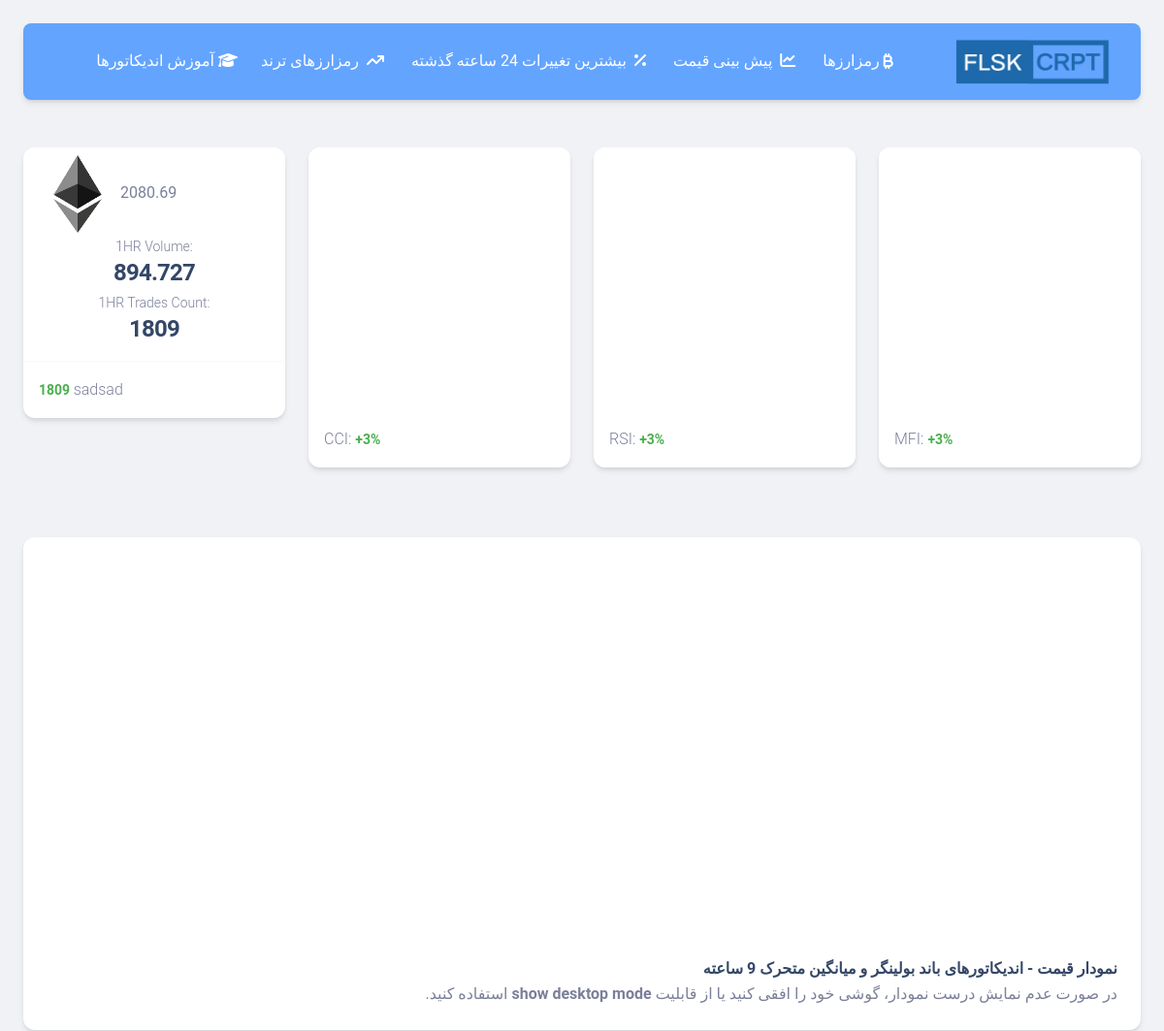
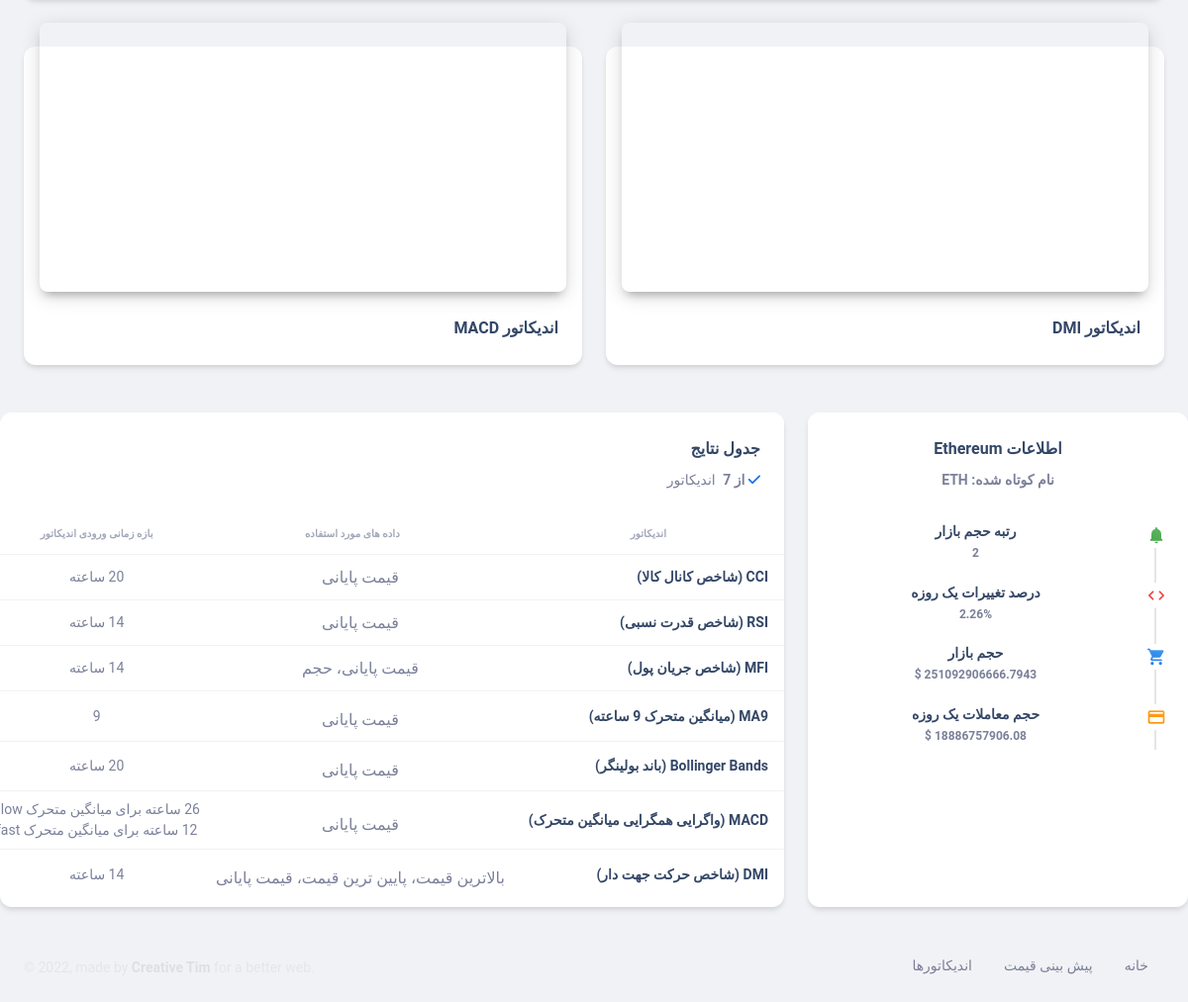
The app's page /expectation/ETH with its own data (2 pictures, top to bottom).
### models.py (models this page shows)
class expectation(db.Model):
    id=db.Column(db.Integer, primary_key=True)
    ShortName=db.Column(db.String(30))
    time_Open=db.Column(db.String(30))
    Open=db.Column(db.Float)
    Close=db.Column(db.Float)
    High=db.Column(db.Float)
    Low=db.Column(db.Float)
    Volume=db.Column(db.Float)
    trades_Count=db.Column(db.Integer)

class Coins_Table(db.Model):
    id=db.Column(db.Integer, primary_key=True, autoincrement=True)
    ShortName=db.Column(db.String(10))
    FullName=db.Column(db.String(20))
    price=db.Column(db.Float)
    percent=db.Column(db.Float)
    marketcap=db.Column(db.Float)
    volume=db.Column(db.Float)

### views.py (the view)
@app.route("/expectation/<coin_name>")
def expectation_page(coin_name):
    from sqlalchemy import or_,func
    Coin = models.Coins_Table.query.filter(
    or_(models.Coins_Table.ShortName.ilike(coin_name),models.Coins_Table.FullName.ilike(coin_name))
    ).first()
    data=models.Expectation_Finder(Coin.ShortName)
    return render_template('expectation/index.html',data=data,Coin=Coin)

### models.py (called while the page is built)
def Expectation_Finder(short_name):
    expect_data=expectation.query.filter_by(ShortName=short_name).group_by(expectation.time_Open).all()
    return expect_data

### templates/expectation/index.html (shortened to what this page needs)
{% extends 'base.html' %}
{% block head %}
  <link id="pagestyle" href="{{url_for('static',filename='css/material-dashboard.css')}}" rel="stylesheet" />
{% endblock head %}
{% block content %}
<div class="g-sidenav-show  bg-gray-200 mt-8">
  <main class="main-content position-relative max-height-vh-100 h-100 border-radius-lg ">
    <div class="container-fluid py-4">
      <div class="row mb-5">
        <div class="col-xl-3 col-sm-6 mb-xl-0 mb-4">
          <div class="card">
            <div class="card-header p-3 pt-2">
              <img src="/uploads/coins/{{data[0].ShortName}}.png" alt="" style="width:5rem;">
              <span>{{data[-1].Close}}</span>
              <div class="text-center pt-1">
                <p class="text-sm mb-0 text-capitalize">1HR Volume:</p>
                <h4 class="mb-0">{{data[-1].Volume}}</h4>
              </div>
              <div class="text-center pt-1">
                <p class="text-sm mb-0 text-capitalize">1HR Trades Count:</p>
                <h4 class="mb-0">{{data[-1].trades_Count}}</h4>
              </div>
            </div>
            <hr class="dark horizontal my-0">
            <div class="card-footer p-3">
              <p class="mb-0"><span class="text-success text-sm font-weight-bolder">{{data[-1].trades_Count}} </span>sadsad</p>
            </div>
          </div>
        </div>
        <div class="col-xl-3 col-sm-6 mb-xl-0 mb-4">
          <div class="card">
            <div class="card-header p-3">
              <div id="chartdiv" class="chartdiv"></div>
            </div>
            <div class="card-footer p-3">
              <p class="mb-0">CCI: <span class="text-success text-sm font-weight-bolder cci">+3% </span></p>
            </div>
          </div>
        </div>
        <div class="col-xl-3 col-sm-6 mb-xl-0 mb-4">
          <div class="card">
            <div class="card-header p-3">
              <div id="chartdiv2" class="chartdiv"></div>
            </div>
            <div class="card-footer p-3">
              <p class="mb-0">RSI: <span class="text-success text-sm font-weight-bolder rsi">+3% </span></p>
            </div>
          </div>
        </div>
        <div class="col-xl-3 col-sm-6 mb-xl-0 mb-4">
          <div class="card">
            <div class="card-header p-3">
              <div id="MFI" class="chartdiv"></div>
            </div>
            <div class="card-footer p-3">
              <p class="mb-0">MFI: <span class="text-success text-sm font-weight-bolder mfi">+3% </span></p>
            </div>
          </div>
        </div>
      </div>
      <div class="row mt-4">
        <div class="col-md-12 mt-4 mb-4">
          <div class="card z-index-2 ">
            <div class="card-header p-0 position-relative mt-n4 mx-3 z-index-2 bg-transparent">
              <div class="border-radius-lg py-3 pe-1">
                <div id="price-chart" class="rem-25">
                </div>
              </div>
            </div>
            <div class="card-body text-end rtl">
              <h6 class="mb-0 ">نمودار قیمت - اندیکاتورهای باند بولینگر و میانگین متحرک 9 ساعته</h6>
              <span>در صورت عدم نمایش درست نمودار، گوشی خود را افقی کنید یا از قابلیت <strong>show desktop mode</strong> استفاده کنید.</span>
            </div>
          </div>
        </div>
        <div class="col-md-6 mt-4 mb-4">
          <div class="card z-index-2  ">
            <div class="card-header p-0 position-relative mt-n4 mx-3 z-index-2 bg-transparent">
              <div class="shadow-dark border-radius-lg py-3 pe-1">
                <div id="MACD" class="chartdiv">
                </div>
              </div>
            </div>
            <div class="card-body rtl">
              <h6 class="mb-0 ">اندیکاتور MACD</h6>
            </div>
          </div>
        </div>
        <div class="col-md-6 mt-4 mb-3">
          <div class="card z-index-2 ">
            <div class="card-header p-0 position-relative mt-n4 mx-3 z-index-2 bg-transparent">
              <div class=" shadow-dark border-radius-lg py-3 pe-1">
                <div id="DMI" class="chartdiv">
                </div>
              </div>
            </div>
            <div class="card-body rtl">
              <h6 class="mb-0 ">اندیکاتور DMI</h6>
              </div>
            </div>
          </div>
        </div>
      </div>
      <div class="row mb-4">
        <div class="col-lg-8 col-md-6 mb-md-0 mb-4">
          <div class="card rtl">
            <div class="card-header pb-0">
              <div class="row">
                <div class="col-lg-12 col-7">
                  <h6>جدول نتایج</h6>
                  <p class="text-sm mb-0">
                    <i class="fa fa-check text-info" aria-hidden="true"></i>
                    <span class="font-weight-bold ms-1">از 7</span> اندیکاتور
                  </p>
                </div>
              </div>
            </div>
            <div class="card-body px-0 pb-2">
              <div class="table-responsive">
                <table class="table align-items-center mb-0">
                  <thead>
                    <tr>
                      <th class="text-uppercase text-secondary text-xxs font-weight-bolder opacity-7">اندیکاتور</th>
                      <th class="text-uppercase text-secondary text-xxs font-weight-bolder opacity-7 ps-2">داده های مورد استفاده</th>
                      <th class="text-center text-uppercase text-secondary text-xxs font-weight-bolder opacity-7">بازه زمانی ورودی اندیکاتور</th>
                    </tr>
                  </thead>
                  <tbody>
                    <tr>
                      <td>
                        <div class="d-flex px-2 py-1">
                          <div class="d-flex flex-column justify-content-center">
                            <h6 class="mb-0 text-sm">CCI (شاخص کانال کالا)</h6>
                          </div>
                        </div>
                      </td>
                      <td>
                          قیمت پایانی
                      </td>
                      <td class="align-middle text-center text-sm">
                        <span class=""> 20 ساعته </span>
                      </td>
                    </tr>
                    <tr>
                      <td>
                        <div class="d-flex px-2 py-1">
                          <div class="d-flex flex-column justify-content-center">
                            <h6 class="mb-0 text-sm">RSI (شاخص قدرت نسبی)</h6>
                          </div>
                        </div>
                      </td>
                      <td>
                        قیمت پایانی
                      </td>
                      <td class="align-middle text-center text-sm">
                        <span class="">14 ساعته</span>
                      </td>
                    </tr>
                    <tr>
                      <td>
                        <div class="d-flex px-2 py-1">
                          <div class="d-flex flex-column justify-content-center">
                            <h6 class="mb-0 text-sm">MFI (شاخص جریان پول)</h6>
                          </div>
                        </div>
                      </td>
                      <td>
                        قیمت پایانی، حجم
                        </div>
                      <td class="align-middle text-center text-sm">
                        <span class="">14 ساعته</span>
                      </td>
                    <tr>
                      <td>
                        <div class="d-flex px-2 py-1">
                          <div class="d-flex flex-column justify-content-center">
                            <h6 class="mb-0 text-sm">MA9 (میانگین متحرک 9 ساعته)</h6>
                          </div>
                        </div>
                      </td>
                      <td>
                        <div class="avatar-group mt-2">
                          قیمت پایانی
                        </div>
                      </td>
                      <td class="align-middle text-center text-sm">
                        <span class="">9</span>
                      </td>
                    </tr>
                    <tr>
                      <td>
                        <div class="d-flex px-2 py-1">
                          <div class="d-flex flex-column justify-content-center">
                            <h6 class="mb-0 text-sm">Bollinger Bands (باند بولینگر)</h6>
                          </div>
                        </div>
                      </td>
                      <td>
                        <div class="avatar-group mt-2">
                          قیمت پایانی
                        </div>
                      </td>
                      <td class="align-middle text-center text-sm">
                        <span class=""> 20 ساعته </span>
                      </td>
                    </tr>
                    <tr>
                      <td>
                        <div class="d-flex px-2 py-1">
                          <div class="d-flex flex-column justify-content-center">
                            <h6 class="mb-0 text-sm">MACD (واگرایی همگرایی میانگین متحرک)</h6>
                          </div>
                        </div>
                      </td>
                      <td>
                        <div class="avatar-group mt-2">
                          قیمت پایانی
                        </div>
                      </td>
                      <td class="align-middle text-center text-sm">
                        <span class=""> 26 ساعته برای میانگین متحرک slow<br>  12 ساعته برای میانگین متحرک fast </span>
                      </td>
                    </tr>
                    <tr>
                      <td>
                        <div class="d-flex px-2 py-1">
                          <div class="d-flex flex-column justify-content-center">
                            <h6 class="mb-0 text-sm">DMI (شاخص حرکت جهت دار)</h6>
                          </div>
                        </div>
                      </td>
                      <td>
                        <div class="avatar-group mt-2">
                          بالاترین قیمت، پایین ترین قیمت، قیمت پایانی
                        </div>
                      </td>
                      <td class="align-middle text-center text-sm">
                        <span class=""> 14 ساعته </span>
                      </td>
                    </tr>
              </div>
            </div>
          </div>
        </div>
        <div class="col-lg-4 col-md-6">
          <div class="card h-100 text-center rtl">
            <div class="card-header pb-0">
              <h6>اطلاعات {{Coin.FullName}}</h6>
              <p class="text-sm">
                <span class="font-weight-bold">نام کوتاه شده: {{data[0].ShortName}}</span>
              </p>
            </div>
            <div class="card-body p-3">
              <div class="timeline timeline-one-side">
                <div class="timeline-block mb-3">
                  <span class="timeline-step">
                    <i class="material-icons text-success text-gradient">notifications</i>
                  </span>
                  <div class="timeline-content">
                    <h6 class="text-dark text-sm font-weight-bold mb-0">رتبه حجم بازار</h6>
                    <p class="text-secondary font-weight-bold text-xs mt-1 mb-0">{{Coin.id}}</p>
                  </div>
                </div>
                <div class="timeline-block mb-3">
                  <span class="timeline-step">
                    <i class="material-icons text-danger text-gradient">code</i>
                  </span>
                  <div class="timeline-content">
                    <h6 class="text-dark text-sm font-weight-bold mb-0">درصد تغییرات یک روزه</h6>
                    <p class="text-secondary font-weight-bold text-xs mt-1 mb-0">{{Coin.percent|round(2)}}%</p>
                  </div>
                </div>
                <div class="timeline-block mb-3">
                  <span class="timeline-step">
                    <i class="material-icons text-info text-gradient">shopping_cart</i>
                  </span>
                  <div class="timeline-content">
                    <h6 class="text-dark text-sm font-weight-bold mb-0">حجم بازار</h6>
                    <p class="text-secondary font-weight-bold text-xs mt-1 mb-0">{{Coin.marketcap}} $</p>
                  </div>
                </div>
                <div class="timeline-block mb-3">
                  <span class="timeline-step">
                    <i class="material-icons text-warning text-gradient">credit_card</i>
                  </span>
                  <div class="timeline-content">
                    <h6 class="text-dark text-sm font-weight-bold mb-0">حجم معاملات یک روزه</h6>
                    <p class="text-secondary font-weight-bold text-xs mt-1 mb-0">{{Coin.volume|round(2)}} $</p>
                  </div>
                </div>
              </div>
            </div>
          </div>
        </div>
      </div>
      {% block footer %}
      <footer class="footer py-4  ">
        <div class="container-fluid">
          <div class="row align-items-center justify-content-lg-between">
            <div class="col-lg-6 mb-lg-0 mb-4">
              <div class="copyright text-center text-sm text-muted text-lg-start opacity-1">
                <a href="https://www.creative-tim.com" class="font-weight-bold" target="_blank">Creative Tim</a>
              </div>
            </div>
            <div class="col-lg-6 rtl">
              <ul class="nav nav-footer justify-content-center justify-content-lg-start">
                <li class="nav-item">
                  <a href="/" class="nav-link text-muted" target="_blank">خانه</a>
                </li>
                <li class="nav-item">
                  <a href="{{url_for('expectationPage')}}" class="nav-link text-muted" target="_blank">پیش بینی قیمت</a>
                </li>
                <li class="nav-item">
                  <a href="{{url_for('BlogIndex')}}" class="nav-link text-muted" target="_blank">اندیکاتورها</a>
                </li>
              </ul>
            </div>
          </div>
        </div>
      </footer>
      {% endblock %}
{% endblock %}

### static/css/rtl.css (style rules this page uses)
.rtl { direction: rtl; }
ul { padding: 0; list-style-type: none; }

### templates/expectation/index.html (style rules this page uses)
body { background-color: #f0f2f5 !important; }
table { text-align: center; }
.chartdiv { width: 100%; height: 15rem ; }
.rem-25 { height: 25rem; }

### records on screen
expectation: Close "2080.69", Volume "894.727", trades_Count "1809"
Coins_Table: FullName "Ethereum", id "2", percent "2.26", volume "18886757906.08"
expectation: ShortName "ETH"
